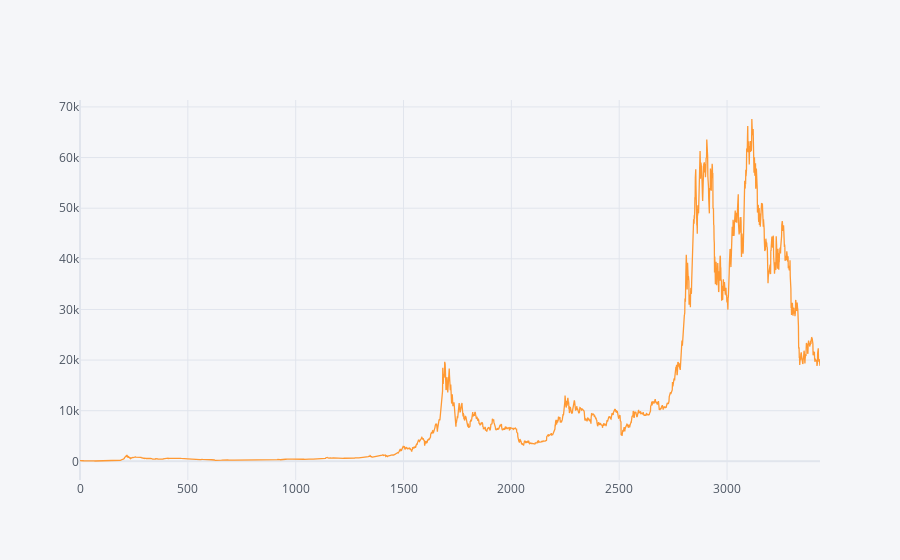

Notebook code for this chart:
### Code cell
# exp(log) = x so the orginal data  data for btc
dfBTC['y'] = np.exp(dfBTC['y'])
dfBTC['y'].iplot();

### Figure 1 — Plotly figure (JSON) as saved in the notebook; plotly's stock layout.template omitted (floating-point values rounded to 4 significant figures; data arrays with more than 128 entries replaced by an {"elided": "..."} marker saying what was removed)
{"data": [{"line": {"color": "rgba(255, 153, 51, 1.0)", "dash": "solid", "shape": "linear", "width": 1.3}, "mode": "lines", "name": "y", "text": "", "type": "scatter", "x": {"elided": "3432 int values"}, "y": {"elided": "3432 float values"}}], "layout": {"legend": {"bgcolor": "#F5F6F9", "font": {"color": "#4D5663"}}, "paper_bgcolor": "#F5F6F9", "plot_bgcolor": "#F5F6F9", "title": {"font": {"color": "#4D5663"}}, "xaxis": {"gridcolor": "#E1E5ED", "showgrid": true, "tickfont": {"color": "#4D5663"}, "title": {"font": {"color": "#4D5663"}, "text": ""}, "zerolinecolor": "#E1E5ED"}, "yaxis": {"gridcolor": "#E1E5ED", "showgrid": true, "tickfont": {"color": "#4D5663"}, "title": {"font": {"color": "#4D5663"}, "text": ""}, "zerolinecolor": "#E1E5ED"}}}
